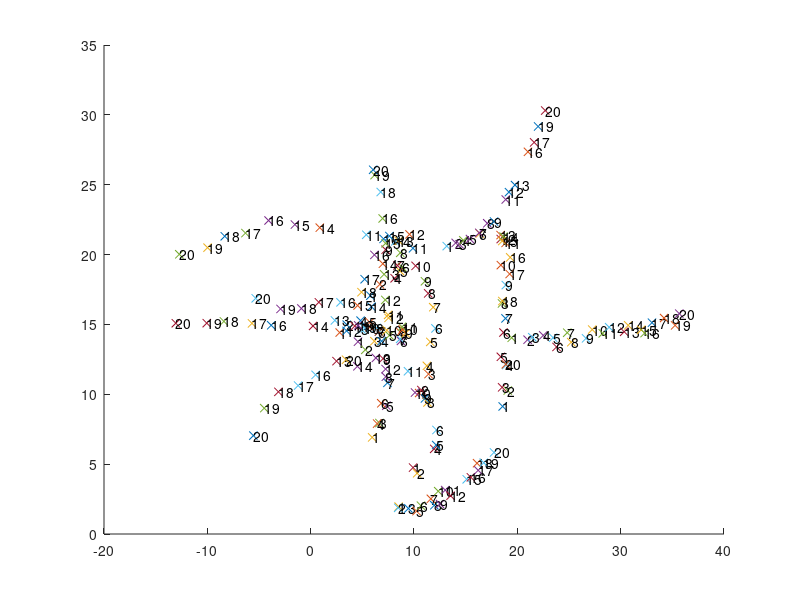

The MATLAB source for this figure: (Note: this script raises an error after producing the figure.)
%% Test script for the Simple Tracker function
%
% This script aims at demonstrating the capabilities and the syntax of
% simpletracker.m, a MATLAB function dedicated to tracking. 
%
% *Tracking* , or particle linking, consist in re-building the trajectories
% of one or several particles as they move along time. Their position is
% reported at each frame, but their identiy is yet unknown: we do not know
% what particle in one frame corresponding to a particle in the previous
% frame. Tracking algorithms aim at providing a solution for this problem.
%
% |simpletracker.m| is - as the name says - a simple implementation of a
% tracking algorithm, that can deal with gaps. A gap happens when one
% particle that was detected in one frame is not detected in the subsequent
% one. If not dealt with, this generates a track break, or a gap, in the
% frame where the particule disappear, and a false new track in the frame
% where it re-appear.
%
% |simpletracker| first do a frame-to-frame linking step, where links are
% first created between each frame pair, using the hungarian algorithm of
% |hungarianlinker|. Then a second iteration is done through the data,
% investigating track ends. If a track beginning is found close to a track
% end in a subsequent track, a link spanning multiple frame can be created,
% bridging the gap and restoring the track.
%
% This scripts generate random points that more or less follow a given
% trajectories. They are scrambled, their position is perturbed by noise,
% and some of them are randomly erased in some frames. This is the first
% and longer part in the script
%
% In a second time, the tracker tries to rebuild the tracks. This is made
% just by calling |simpletracker| with sensible parameters.
% 
% The third part is only about displaying results. The points are drawn
% with a text label next to them indicating to which frame they belong.
% Track are drawn in color.
% 
% More information can be found in the help section of the |simpletracker|
% and of the functions it calls, namely |hungarianlinker| and
% |nearestneighborlinker|.
% 
%% Problem parameters

% Dimensionality of the simulated problem (2 for 2D, 3 for 3D)
n_dim = 2;

% Number of rames to track the points over
n_frames = 20;

% Aproximative number of points per frame
n_points_per_frame = 10; 

%% Create the random points
points = cell(n_frames, 1);

% Random start position
start = 20 * rand(n_points_per_frame, n_dim);

% Span initial direction
theta = linspace(0, 2* pi/4, n_points_per_frame)';
vec = [ cos(theta) sin(theta) ];

% Random direction change
theta_increase = pi / n_frames * rand(n_points_per_frame, 1);

for i_frame = 1 : n_frames 
   
    % Disperse points as if their position was increasing by 1.5 in average
    % each frame.
    frame_points = start + vec .* i_frame .* [cos(theta_increase * i_frame) sin(theta_increase * i_frame) ] + rand(n_points_per_frame, n_dim) ;
    
    % Randomize them;
    randomizer = rand(n_points_per_frame, 1);
    [ sorted index ] = sort(randomizer);
    frame_points = frame_points(index, :);
    
    % Delete some of them, possible
    deleter = randn;
    while (deleter > 0);
        frame_points(1, :) = [];
        deleter = deleter - 1;
    end
    
    points{i_frame} = frame_points;
    
end

%% Plot the random points
% We plot a 'x' at each point location, and an index of the frame they are
% in next to the mark.

figure(1)
clf
hold on
for i_frame = 1 : n_frames
   
    str = num2str(i_frame);
    for j_point = 1 : size(points{i_frame}, 1)
        pos = points{i_frame}(j_point, :);
        plot(pos(1), pos(2), 'x')
        text('Position', pos, 'String', str)
        pause(0.02)
    end
    
end

%% Track them
% Finally! A one liner. We add some information to the output, and allow
% gap closing to happen all the way through.

max_linking_distance = 4;
max_gap_closing = Inf;
debug = true;

[ tracks adjacency_tracks ] = simpletracker(points,...
    'MaxLinkingDistance', max_linking_distance, ...
    'MaxGapClosing', max_gap_closing, ...
    'Debug', debug);

%% Plot tracks
% We want to plot eahc track in a given color. Normally we would have to
% retrieve the points coordinates in the given |points| initiall cell
% arrat, for each point in frame. To skip this, we simple use the
% adjacency_tracks, that can pick points directly in the concatenated
% points array |all_points|.

n_tracks = numel(tracks);
colors = hsv(n_tracks);

all_points = vertcat(points{:});

for i_track = 1 : n_tracks
   
    % We use the adjacency tracks to retrieve the points coordinates. It
    % saves us a loop.
    
    track = adjacency_tracks{i_track};
    track_points = all_points(track, :);
    
    plot(track_points(:,1), track_points(:, 2), 'Color', colors(i_track, :))
    
end

%% 
% Jean-Yves Tinevez <jeanyves.tinevez@gmail.com> November 2011 - May 2012
